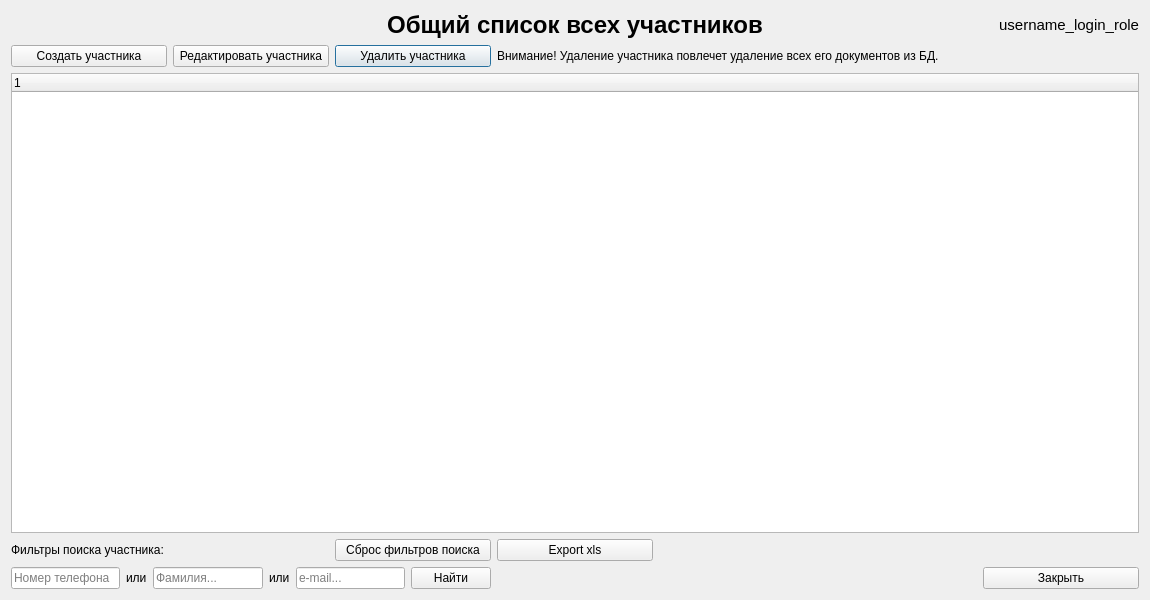
<?xml version="1.0" encoding="UTF-8"?>
<ui version="4.0">
 <class>List_participants</class>
 <widget class="QDialog" name="List_participants">
  <property name="geometry">
   <rect>
    <x>0</x>
    <y>0</y>
    <width>1150</width>
    <height>600</height>
   </rect>
  </property>
  <property name="windowTitle">
   <string>Event</string>
  </property>
  <layout class="QGridLayout" name="gridLayout_3">
   <item row="6" column="0" colspan="7">
    <widget class="QTreeWidget" name="tree_participants_list">
     <column>
      <property name="text">
       <string notr="true">1</string>
      </property>
     </column>
    </widget>
   </item>
   <item row="3" column="2">
    <widget class="QPushButton" name="pushButton_delete_participant">
     <property name="text">
      <string>Удалить участника</string>
     </property>
    </widget>
   </item>
   <item row="3" column="0">
    <widget class="QPushButton" name="pushButton_create_participant">
     <property name="text">
      <string>Создать участника</string>
     </property>
    </widget>
   </item>
   <item row="7" column="3">
    <widget class="QPushButton" name="pushButton_export_xls">
     <property name="text">
      <string>Export xls</string>
     </property>
    </widget>
   </item>
   <item row="3" column="1">
    <widget class="QPushButton" name="pushButton_edit_participant">
     <property name="text">
      <string>Редактировать участника</string>
     </property>
    </widget>
   </item>
   <item row="8" column="6">
    <widget class="QPushButton" name="pushButton_close">
     <property name="text">
      <string>Закрыть</string>
     </property>
    </widget>
   </item>
   <item row="0" column="5" colspan="2">
    <widget class="QLabel" name="label_username_login_role">
     <property name="font">
      <font>
       <pointsize>11</pointsize>
      </font>
     </property>
     <property name="text">
      <string>username_login_role</string>
     </property>
     <property name="alignment">
      <set>Qt::AlignRight|Qt::AlignTrailing|Qt::AlignVCenter</set>
     </property>
    </widget>
   </item>
   <item row="0" column="2" colspan="3">
    <widget class="QLabel" name="label_participants_list">
     <property name="font">
      <font>
       <pointsize>18</pointsize>
       <weight>75</weight>
       <bold>true</bold>
      </font>
     </property>
     <property name="text">
      <string>Общий список всех участников</string>
     </property>
     <property name="alignment">
      <set>Qt::AlignCenter</set>
     </property>
    </widget>
   </item>
   <item row="3" column="3" colspan="4">
    <widget class="QLabel" name="label_attention">
     <property name="text">
      <string>Внимание! Удаление участника повлечет удаление всех его документов из БД.</string>
     </property>
    </widget>
   </item>
   <item row="8" column="0" colspan="3">
    <layout class="QGridLayout" name="gridLayout_2">
     <item row="0" column="0">
      <widget class="QLineEdit" name="lineEdit_find_by_phone">
       <property name="placeholderText">
        <string>Номер телефона</string>
       </property>
      </widget>
     </item>
     <item row="0" column="2">
      <widget class="QLineEdit" name="lineEdit_find_by_second_name">
       <property name="placeholderText">
        <string>Фамилия...</string>
       </property>
      </widget>
     </item>
     <item row="0" column="4">
      <widget class="QLineEdit" name="lineEdit_find_by_email">
       <property name="placeholderText">
        <string>e-mail...</string>
       </property>
      </widget>
     </item>
     <item row="0" column="1">
      <widget class="QLabel" name="label_or1">
       <property name="text">
        <string>или</string>
       </property>
      </widget>
     </item>
     <item row="0" column="5">
      <widget class="QPushButton" name="pushButton_find">
       <property name="text">
        <string>Найти</string>
       </property>
      </widget>
     </item>
     <item row="0" column="3">
      <widget class="QLabel" name="label_or2">
       <property name="text">
        <string>или</string>
       </property>
      </widget>
     </item>
    </layout>
   </item>
   <item row="7" column="2">
    <widget class="QPushButton" name="pushButton_reset_search">
     <property name="text">
      <string>Сброс фильтров поиска</string>
     </property>
    </widget>
   </item>
   <item row="7" column="0" colspan="2">
    <widget class="QLabel" name="label_find_event">
     <property name="text">
      <string>Фильтры поиска участника:</string>
     </property>
    </widget>
   </item>
  </layout>
 </widget>
 <tabstops>
  <tabstop>tree_participants_list</tabstop>
  <tabstop>pushButton_create_participant</tabstop>
  <tabstop>pushButton_edit_participant</tabstop>
  <tabstop>lineEdit_find_by_phone</tabstop>
  <tabstop>pushButton_find</tabstop>
  <tabstop>pushButton_export_xls</tabstop>
  <tabstop>pushButton_close</tabstop>
  <tabstop>pushButton_delete_participant</tabstop>
 </tabstops>
 <resources/>
 <connections>
  <connection>
   <sender>pushButton_create_participant</sender>
   <signal>clicked()</signal>
   <receiver>List_participants</receiver>
   <slot>show()</slot>
   <hints>
    <hint type="sourcelabel">
     <x>78</x>
     <y>77</y>
    </hint>
    <hint type="destinationlabel">
     <x>507</x>
     <y>277</y>
    </hint>
   </hints>
  </connection>
  <connection>
   <sender>pushButton_delete_participant</sender>
   <signal>clicked()</signal>
   <receiver>List_participants</receiver>
   <slot>show()</slot>
   <hints>
    <hint type="sourcelabel">
     <x>935</x>
     <y>77</y>
    </hint>
    <hint type="destinationlabel">
     <x>507</x>
     <y>277</y>
    </hint>
   </hints>
  </connection>
  <connection>
   <sender>pushButton_export_xls</sender>
   <signal>clicked()</signal>
   <receiver>List_participants</receiver>
   <slot>showMaximized()</slot>
   <hints>
    <hint type="sourcelabel">
     <x>855</x>
     <y>77</y>
    </hint>
    <hint type="destinationlabel">
     <x>539</x>
     <y>299</y>
    </hint>
   </hints>
  </connection>
  <connection>
   <sender>pushButton_find</sender>
   <signal>clicked()</signal>
   <receiver>tree_participants_list</receiver>
   <slot>expandAll()</slot>
   <hints>
    <hint type="sourcelabel">
     <x>894</x>
     <y>577</y>
    </hint>
    <hint type="destinationlabel">
     <x>539</x>
     <y>330</y>
    </hint>
   </hints>
  </connection>
  <connection>
   <sender>pushButton_edit_participant</sender>
   <signal>clicked()</signal>
   <receiver>List_participants</receiver>
   <slot>show()</slot>
   <hints>
    <hint type="sourcelabel">
     <x>249</x>
     <y>108</y>
    </hint>
    <hint type="destinationlabel">
     <x>539</x>
     <y>299</y>
    </hint>
   </hints>
  </connection>
  <connection>
   <sender>pushButton_close</sender>
   <signal>clicked()</signal>
   <receiver>List_participants</receiver>
   <slot>close()</slot>
   <hints>
    <hint type="sourcelabel">
     <x>1065</x>
     <y>577</y>
    </hint>
    <hint type="destinationlabel">
     <x>574</x>
     <y>299</y>
    </hint>
   </hints>
  </connection>
 </connections>
</ui>
